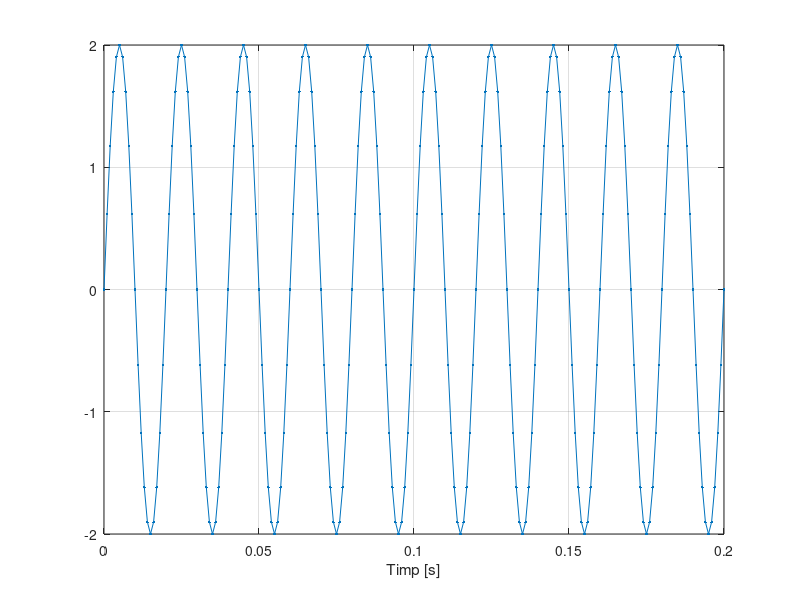
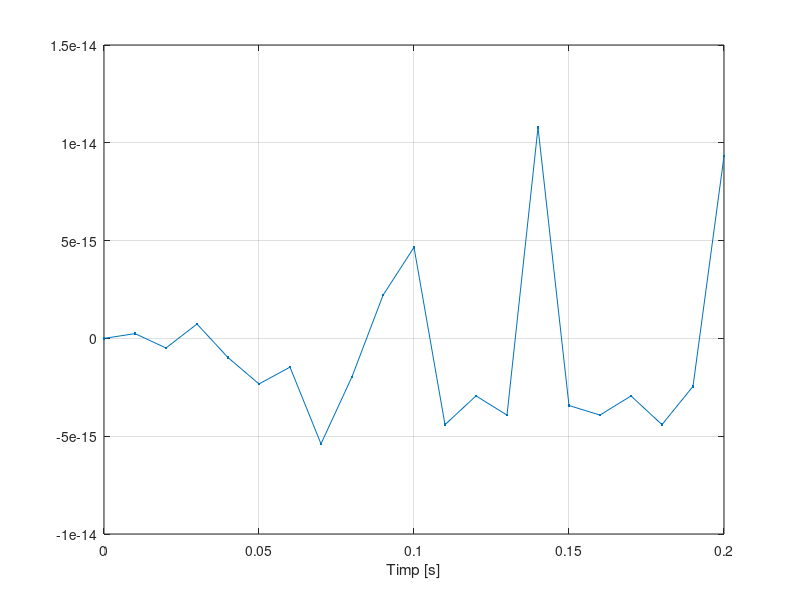
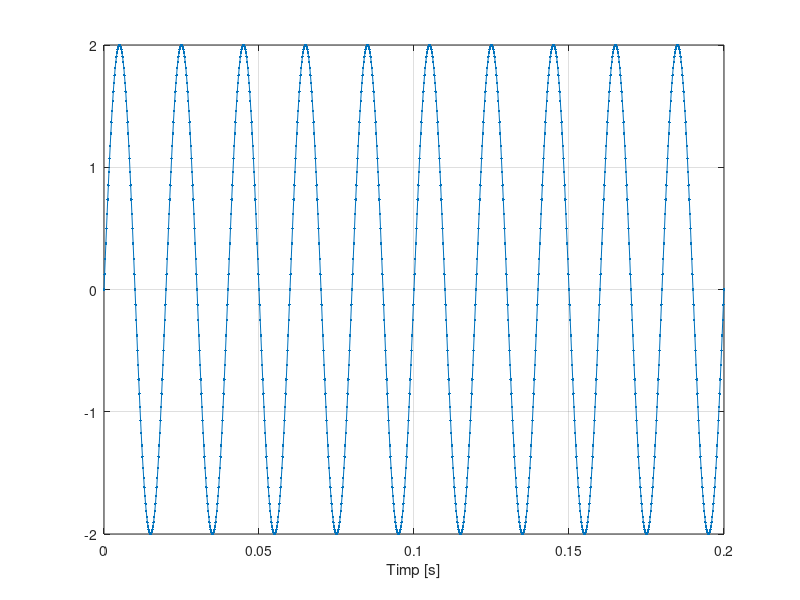
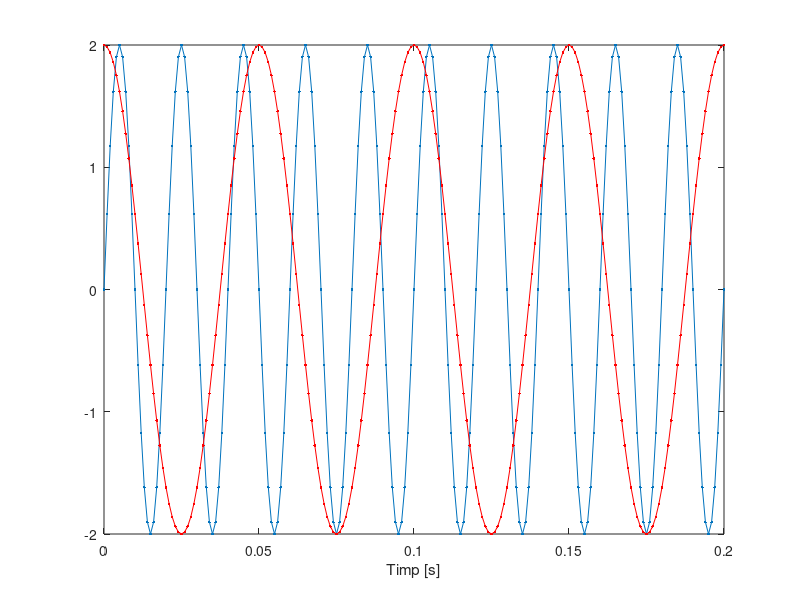

Source code (MATLAB) for these figures, in order:
%E5
% a)
% situatia 1
F = 50; 
t = 0:0.001:0.2;
s = 2*sin(2*pi*F*t);
figure(1)
plot(t,s,'.-'),xlabel('Timp [s]'),grid

%situatia 2
t = 0:0.01:0.2;
s = 2*sin(2*pi*F*t);
figure(2)
plot(t,s,'.-'),xlabel('Timp [s]'),grid
% In acest caz nu sunt destule valori discrete calculate pentru a reconstrui
% corect sinusul ( pas prea mic)

% situatia 3
t = 0:0.0002:0.2;
s = 2*sin(2*pi*F*t);
figure(3)
plot(t,s,'.-'),xlabel('Timp [s]'),grid
% Folosind mai multe valori discrete obtinem o afisare mai buna a functiei
% sinus

% b)

%Perioada nu se modifica schimband pasul. In cea de-a doua situatie din
%cauza graficului nu se poate afla perioada. Perioada este diferenta dintre
%momentele de timp intre doua minime sau maxime succesive

P = 0.135-0.115 %secunde (Valori de minim masurate pe grafic)

% c)

F = 50; 
F2= 20; % Frecventa de 20 Hz utilizata pentru cosinus
t = 0:0.001:0.2;
s1 = 2*sin(2*pi*F*t); 
s2 = 2*cos(2*pi*F2*t); % Functia cosinus aferenta
figure(4)
plot(t,s1,'.-'),xlabel('Timp [s]'),grid
hold on % Pentru afisarea pe acelasi grafic
plot(t,s2,'.-r'),grid % r de la culoarea rosie (red)